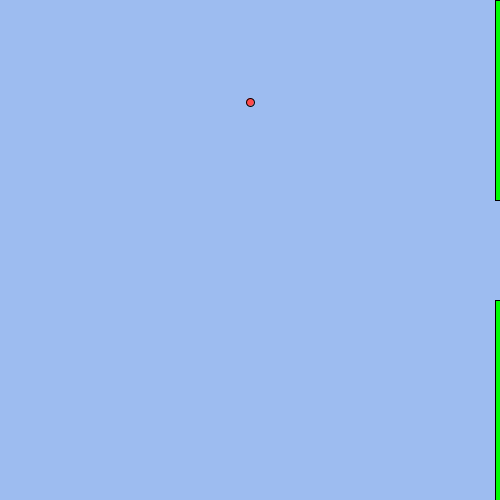
Frame 1 (no input)
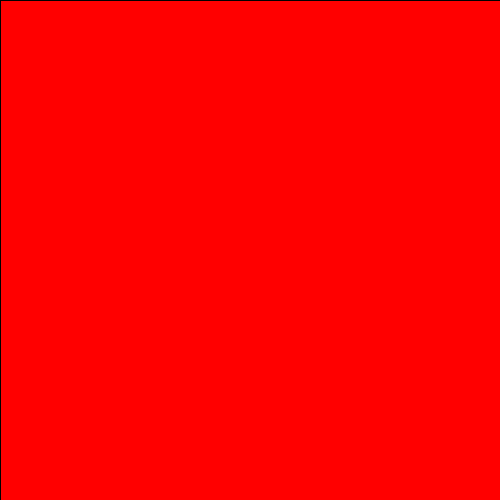
Frame 60 (the mouse pressed at the canvas centre just before this capture)
Frame 120 (the mouse held since frame 60 and released just before this capture): identical to frame 60, image omitted

The Processing sketch that drew these frames (run headless with seeded random() and noise(); from frame 60 on, the mouse is pressed at the canvas centre):

// Processing sketch: FlappyBird
// ── FlappyBird.pde
boolean endGame = false;
double birdYVelocity=2;
double gravity=0.5;
int pipeX=500;
int pipe2X=500;
int pipeHeight=(int) random(200, 200);
int pipe2Height=(int) random(200, 200);
int x=250;
int y=100;
void setup() {
  size(500, 500);
}
void draw() {
  text("Score", 20, 20);
  pipeX-=5;
  pipe2X-=5;
  y+=birdYVelocity;
  birdYVelocity+=gravity;
  background(157, 188, 240);
  fill(255, 75, 75);
  ellipse(x, y, 8, 8);
  fill(0, 255, 0);
  rect(pipeX, 0, 50, pipeHeight);
  fill(0, 255, 0);
  rect(pipe2X, 500, 50, -pipe2Height);
  if (pipeX==-50) {
    pipeX=500;
    pipeHeight=(int) random(200, 200);
  }
  if (pipe2X==-50) {
    pipe2X=500;
    pipe2Height=(int) random(200, 200);
  }
  if (inter1(x, y, pipeX, pipeHeight, 50)) {
    endGame=true;
  } 
  if (inter2(x, y, pipe2X, pipe2Height, 50)) {
    endGame=true;
  }
  if (endGame==true) {
    fill(255, 0, 0);
    rect(0, 0, 500, 500);
  }
 
}

  boolean inter1(int birdX, int birdY, int paddleX, int paddleY, int paddleLength) {
    if (birdY < paddleY - 4  && birdX > paddleX && birdX < paddleX + paddleLength) {
      return true; 
    } else {
      return false;
    }
  }

  boolean inter2(int birdX, int birdY, int paddleX, int paddleY, int paddleLength) {
    if (birdY > paddleY - 4 && birdX > paddleX && birdX < paddleX + paddleLength) {
      return true;
    } else {
      return false;
    }
  }

void mousePressed() {
  birdYVelocity=-10;
}
